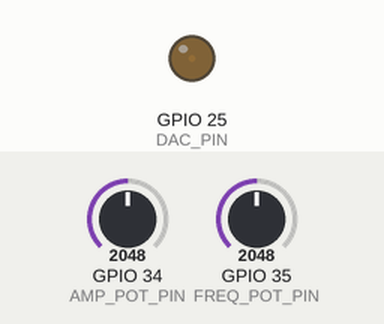
The sketch below on a simulated ESP32. On the bench: output pins drawn as LEDs (lit = HIGH). Inputs (shaded band) come from the test bench; at power-on: GPIO 34 (AMP_POT_PIN) = 2048, GPIO 35 (FREQ_POT_PIN) = 2048 (analog values on the 0–4095 scale).

Above: at 0.15 s.
At 0.76 s:
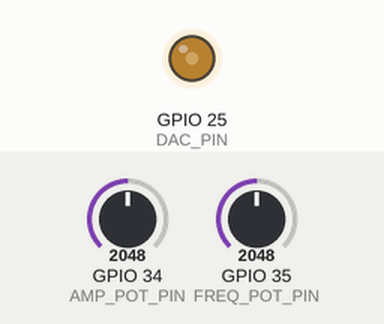
Timing chart, 0 to 0.6 s (numbered marks = the images above; inputs shaded):
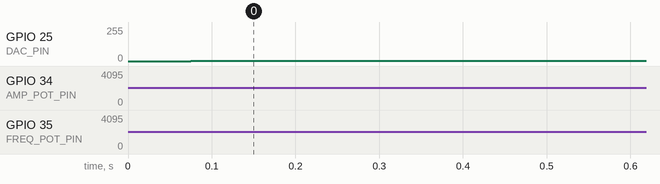

The sketch:

D1_Triangle.ino
```cpp
#include <Arduino.h>

// ---------- Pins ----------
#define DAC_PIN        25           // DAC1 output
#define AMP_POT_PIN    34           // pot 1: amplitude
#define FREQ_POT_PIN   35           // pot 2: frequency

// ---------- Ranges and timing ----------
#define MIN_AMPLITUDE  1            // DAC codes; 0 would mean dividing by zero below
#define MAX_AMPLITUDE  255
#define MIN_FREQ_HZ    1
#define MAX_FREQ_HZ    500
#define POT_READ_US    100000       // read the pots every 100 ms
#define POT_SAMPLES    5            // average of 5 readings

int amplitude = 128;                // peak DAC code: the wave goes 0 .. amplitude
int frequencyHz = 250;             // until the pots are first read
unsigned long stepUs = 15;          // time per DAC step (1,000,000 / (2 x 128 x 250))
int currentValue = 0;
bool rising = true;
unsigned long lastStepUs = 0;
unsigned long lastPotReadUs = 0;

int readAverage(int pin) {
  long sum = 0;
  for (int i = 0; i < POT_SAMPLES; i++) {
    sum += analogRead(pin);
  }
  return sum / POT_SAMPLES;
}

void readPots() {
  amplitude   = map(readAverage(AMP_POT_PIN), 0, 4095, MIN_AMPLITUDE, MAX_AMPLITUDE);
  frequencyHz = map(readAverage(FREQ_POT_PIN), 0, 4095, MIN_FREQ_HZ, MAX_FREQ_HZ);
  // one period = 2 x amplitude steps (up, then down)
  stepUs = 1000000UL / (2UL * amplitude * frequencyHz);
  if (currentValue > amplitude) {   // stay inside the new peak
    currentValue = amplitude;
  }
}

void setup() {
  Serial.begin(115200);
  analogReadResolution(12);
  readPots();
}

void loop() {
  unsigned long now = micros();

  if (now - lastPotReadUs >= POT_READ_US) {
    lastPotReadUs = now;
    readPots();
  }

  if (now - lastStepUs >= stepUs) {  // time for the next step
    lastStepUs = now;
    dacWrite(DAC_PIN, currentValue);
    if (rising) {
      currentValue++;
      if (currentValue >= amplitude) {
        rising = false;
      }
    } else {
      currentValue--;
      if (currentValue <= 0) {
        rising = true;
      }
    }
  }
}
```
